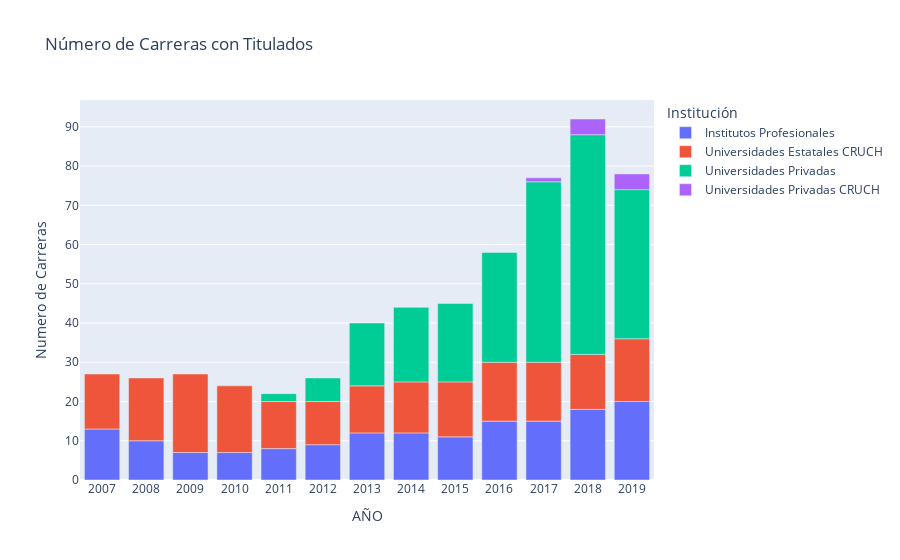

Notebook code for this chart:
### Markdown cell above
El 2007 hubo un total de 178 titulados de alguna carrera afín a la ingeniería de minas. ¿El 2019? **1517**. Un ligero aumento del **850%**. Y por la tendencia del grafico, aún no llegamos al peak (los matriculados nos dan una idea de cuando será ese peak, así que a seguir leyendo!). El desglose por institución es interesante, también:

- Las universidades estatales pasaron de 112 en 2007 a 398 titulados en 2019. Casi 400%
- Los institutos profesionales pasaron de 66 a 703. **Un 1000% de crecimiento**.
- Las Universidades privadas no tradicionales: 0 en 2017 --> 326 en 2019.
- Las privadas tradicionales recién aparecieron con titulados el 2017, y representan un porcentaje menor en todos los años.

¿Cómo pasamos de 178 a 1517 titulados en 12 años? Bueno, hubo una explosión de instituciones que abrieron la carrera. ¿Cuántas? Acá va el gráfico:

### Code cell
sin_duplis = con_minas.drop_duplicates(subset=["AÑO","NOMBRE INSTITUCIÓN","CÓDIGO CARRERA"])
tipo = pd.DataFrame(sin_duplis.groupby(["AÑO","CLASIFICACIÓN INSTITUCIÓN NIVEL 3"])["TOTAL TITULADOS"].agg(['sum','count'])).reset_index()
fig = px.bar(tipo, x="AÑO", color="CLASIFICACIÓN INSTITUCIÓN NIVEL 3", y="count", title="Número de Carreras con Titulados")
fig.update_layout(yaxis={'title': 'Numero de Carreras'},
                    legend_title_text='Institución')
fig.show()

### Figure 1 — Plotly figure (JSON) as saved in the notebook; plotly's stock layout.template omitted (floating-point values rounded to 4 significant figures)
{"data": [{"alignmentgroup": "True", "hovertemplate": "CLASIFICACIÓN INSTITUCIÓN NIVEL 3=Institutos Profesionales<br>AÑO=%{x}<br>count=%{y}<extra></extra>", "legendgroup": "Institutos Profesionales", "marker": {"color": "#636efa"}, "name": "Institutos Profesionales", "offsetgroup": "Institutos Profesionales", "orientation": "v", "showlegend": true, "textposition": "auto", "type": "bar", "x": ["2007", "2008", "2009", "2010", "2011", "2012", "2013", "2014", "2015", "2016", "2017", "2018", "2019"], "xaxis": "x", "y": [13, 10, 7, 7, 8, 9, 12, 12, 11, 15, 15, 18, 20], "yaxis": "y"}, {"alignmentgroup": "True", "hovertemplate": "CLASIFICACIÓN INSTITUCIÓN NIVEL 3=Universidades Estatales CRUCH<br>AÑO=%{x}<br>count=%{y}<extra></extra>", "legendgroup": "Universidades Estatales CRUCH", "marker": {"color": "#EF553B"}, "name": "Universidades Estatales CRUCH", "offsetgroup": "Universidades Estatales CRUCH", "orientation": "v", "showlegend": true, "textposition": "auto", "type": "bar", "x": ["2007", "2008", "2009", "2010", "2011", "2012", "2013", "2014", "2015", "2016", "2017", "2018", "2019"], "xaxis": "x", "y": [14, 16, 20, 17, 12, 11, 12, 13, 14, 15, 15, 14, 16], "yaxis": "y"}, {"alignmentgroup": "True", "hovertemplate": "CLASIFICACIÓN INSTITUCIÓN NIVEL 3=Universidades Privadas<br>AÑO=%{x}<br>count=%{y}<extra></extra>", "legendgroup": "Universidades Privadas", "marker": {"color": "#00cc96"}, "name": "Universidades Privadas", "offsetgroup": "Universidades Privadas", "orientation": "v", "showlegend": true, "textposition": "auto", "type": "bar", "x": ["2011", "2012", "2013", "2014", "2015", "2016", "2017", "2018", "2019"], "xaxis": "x", "y": [2, 6, 16, 19, 20, 28, 46, 56, 38], "yaxis": "y"}, {"alignmentgroup": "True", "hovertemplate": "CLASIFICACIÓN INSTITUCIÓN NIVEL 3=Universidades Privadas CRUCH<br>AÑO=%{x}<br>count=%{y}<extra></extra>", "legendgroup": "Universidades Privadas CRUCH", "marker": {"color": "#ab63fa"}, "name": "Universidades Privadas CRUCH", "offsetgroup": "Universidades Privadas CRUCH", "orientation": "v", "showlegend": true, "textposition": "auto", "type": "bar", "x": ["2017", "2018", "2019"], "xaxis": "x", "y": [1, 4, 4], "yaxis": "y"}], "layout": {"barmode": "relative", "legend": {"title": {"text": "Institución"}, "tracegroupgap": 0}, "title": {"text": "Número de Carreras con Titulados"}, "xaxis": {"anchor": "y", "domain": [0, 1], "title": {"text": "AÑO"}}, "yaxis": {"anchor": "x", "domain": [0, 1], "title": {"text": "Numero de Carreras"}}}}
